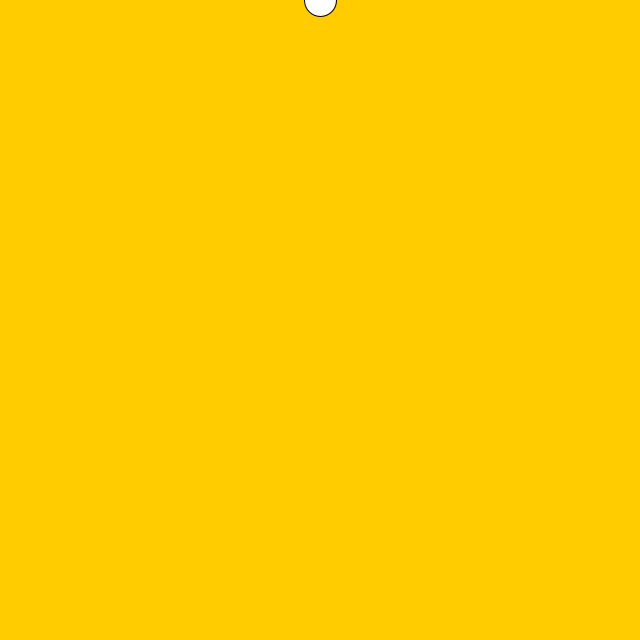
Frame 1 (no input)
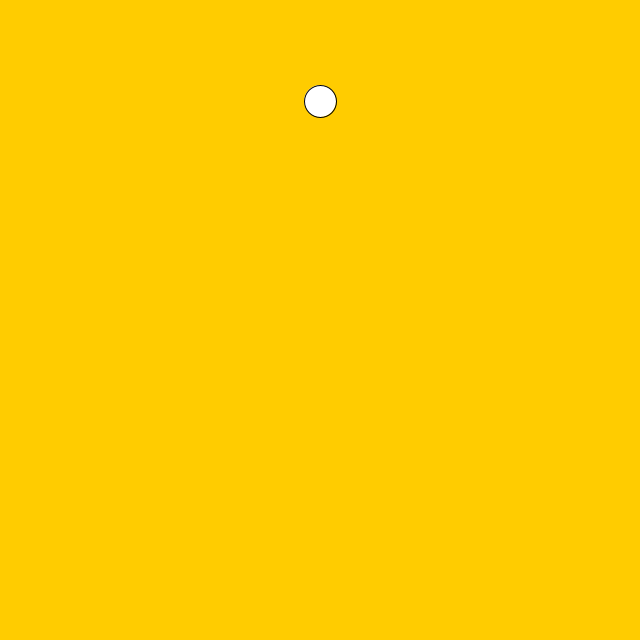
Frame 60 (the mouse pressed at the canvas centre just before this capture)
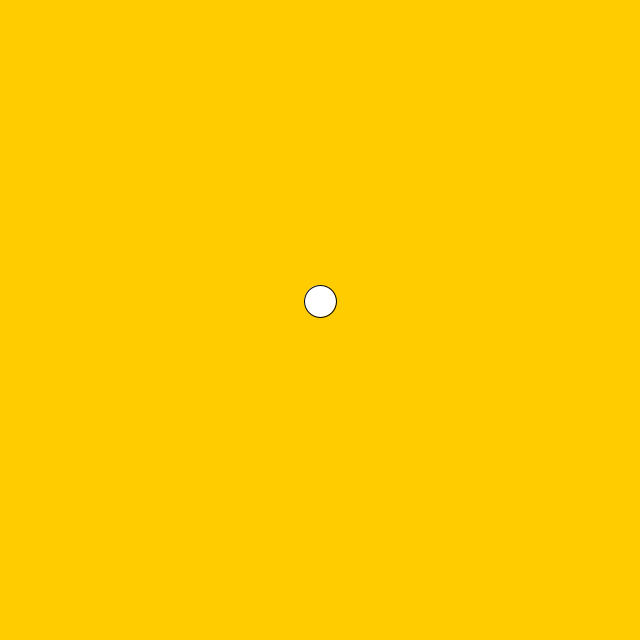
Frame 120 (the mouse held since frame 60 and released just before this capture)

The Processing sketch that drew these frames (run headless with seeded random() and noise(); from frame 60 on, the mouse is pressed at the canvas centre):

// Processing sketch: sketch_3
// ── sketch_3.pde
//bouncing ball
//This program moves the elipse from top to bottom, when it reaches the bottom it is pushed back up. 
//The program moves the ball with an acceleration


float circleX;
float xspeed;

void setup() {
  size(640, 640);
  circleX=0;
  xspeed=1;
}

void draw() {
  //drawing 
  background(255, 204, 0);
  fill(255);
  stroke(0);
  ellipse(height/2, circleX, 32, 32);

  //logic
  xspeed=xspeed+1;
  //this is acceleration i.e. it progressively increases the speed
  circleX=circleX+xspeed;
  //this increases the gap between the two circles. 
  println("xspeed : "+ xspeed);
  println("circleX: "+ circleX);

  if (circleX>width || circleX<0) {
    //turn around, when the ball reaches the end of the canvas, polarity is reversed 
    xspeed=xspeed*-1;
  }
}
